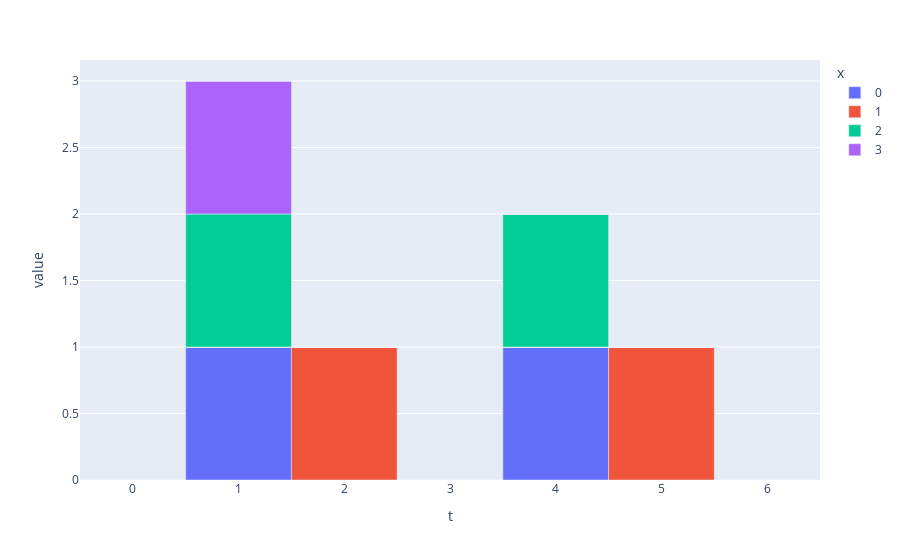

Notebook cell for this chart:
### Code cell
regex = r"plant_vegetable_bin\[(\w+),(\w+),(\w+)\]"
df = pd.DataFrame(columns=['x','h','t','value'])
solution = solutions[4].decision_vars
idx = 0 
for  key , value in  solution.items():
    columns = re.findall(regex, key)
    if columns:
        columns = columns[0]
    else:
        continue
    df.loc[idx,:] = list(columns) + [value]
    idx+=1
fig = px.bar(df,x='t',y='value', color='x', hover_data=['h'],labels={'h':'h'})
fig.update_layout(bargap=0)
fig.show()

### Figure 1 — Plotly figure (JSON) as saved in the notebook; plotly's stock layout.template omitted (floating-point values rounded to 4 significant figures)
{"data": [{"alignmentgroup": "True", "customdata": [["H1"], ["H1"], ["H1"], ["H1"], ["H1"], ["H1"], ["H1"], ["H2"], ["H2"], ["H2"], ["H2"], ["H2"], ["H2"], ["H2"], ["H3"], ["H3"], ["H3"], ["H3"], ["H3"], ["H3"], ["H3"]], "hovertemplate": "x=0<br>t=%{x}<br>value=%{y}<br>h=%{customdata[0]}<extra></extra>", "legendgroup": "0", "marker": {"color": "#636efa", "pattern": {"shape": ""}}, "name": "0", "offsetgroup": "0", "orientation": "v", "showlegend": true, "textposition": "auto", "type": "bar", "x": ["0", "1", "2", "3", "4", "5", "6", "0", "1", "2", "3", "4", "5", "6", "0", "1", "2", "3", "4", "5", "6"], "xaxis": "x", "y": [0, 0, 0, 0, 0, 0, 0, 0, 0, 0, 0, 1, 0, 0, 0, 1, 0, 0, 0, 0, 0], "yaxis": "y"}, {"alignmentgroup": "True", "customdata": [["H1"], ["H1"], ["H1"], ["H1"], ["H1"], ["H1"], ["H1"], ["H2"], ["H2"], ["H2"], ["H2"], ["H2"], ["H2"], ["H2"], ["H3"], ["H3"], ["H3"], ["H3"], ["H3"], ["H3"], ["H3"]], "hovertemplate": "x=1<br>t=%{x}<br>value=%{y}<br>h=%{customdata[0]}<extra></extra>", "legendgroup": "1", "marker": {"color": "#EF553B", "pattern": {"shape": ""}}, "name": "1", "offsetgroup": "1", "orientation": "v", "showlegend": true, "textposition": "auto", "type": "bar", "x": ["0", "1", "2", "3", "4", "5", "6", "0", "1", "2", "3", "4", "5", "6", "0", "1", "2", "3", "4", "5", "6"], "xaxis": "x", "y": [0, 0, 0, 0, 0, 1, 0, 0, 0, 1, 0, 0, 0, 0, 0, 0, 0, 0, 0, 0, 0], "yaxis": "y"}, {"alignmentgroup": "True", "customdata": [["H1"], ["H1"], ["H1"], ["H1"], ["H1"], ["H1"], ["H1"], ["H2"], ["H2"], ["H2"], ["H2"], ["H2"], ["H2"], ["H2"], ["H3"], ["H3"], ["H3"], ["H3"], ["H3"], ["H3"], ["H3"]], "hovertemplate": "x=2<br>t=%{x}<br>value=%{y}<br>h=%{customdata[0]}<extra></extra>", "legendgroup": "2", "marker": {"color": "#00cc96", "pattern": {"shape": ""}}, "name": "2", "offsetgroup": "2", "orientation": "v", "showlegend": true, "textposition": "auto", "type": "bar", "x": ["0", "1", "2", "3", "4", "5", "6", "0", "1", "2", "3", "4", "5", "6", "0", "1", "2", "3", "4", "5", "6"], "xaxis": "x", "y": [0, 0, 0, 0, 1, 0, 0, 0, 0, 0, 0, 0, 0, 0, 0, 1, 0, 0, 0, 0, 0], "yaxis": "y"}, {"alignmentgroup": "True", "customdata": [["H1"], ["H1"], ["H1"], ["H1"], ["H1"], ["H1"], ["H1"], ["H2"], ["H2"], ["H2"], ["H2"], ["H2"], ["H2"], ["H2"], ["H3"], ["H3"], ["H3"], ["H3"], ["H3"], ["H3"], ["H3"]], "hovertemplate": "x=3<br>t=%{x}<br>value=%{y}<br>h=%{customdata[0]}<extra></extra>", "legendgroup": "3", "marker": {"color": "#ab63fa", "pattern": {"shape": ""}}, "name": "3", "offsetgroup": "3", "orientation": "v", "showlegend": true, "textposition": "auto", "type": "bar", "x": ["0", "1", "2", "3", "4", "5", "6", "0", "1", "2", "3", "4", "5", "6", "0", "1", "2", "3", "4", "5", "6"], "xaxis": "x", "y": [0, 1, 0, 0, 0, 0, 0, 0, 0, 0, 0, 0, 0, 0, 0, 0, 0, 0, 0, 0, 0], "yaxis": "y"}], "layout": {"bargap": 0, "barmode": "relative", "legend": {"title": {"text": "x"}, "tracegroupgap": 0}, "margin": {"t": 60}, "xaxis": {"anchor": "y", "domain": [0, 1], "title": {"text": "t"}}, "yaxis": {"anchor": "x", "domain": [0, 1], "title": {"text": "value"}}}}
